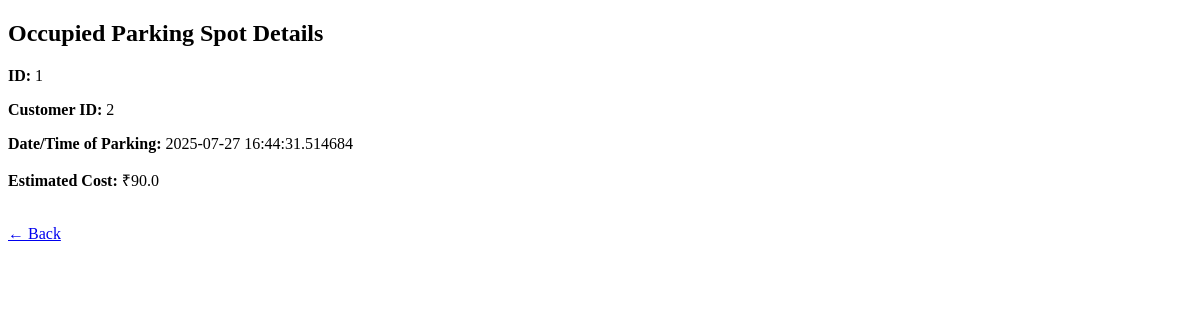
Page /admin/spot/1/details on the earlier database version.
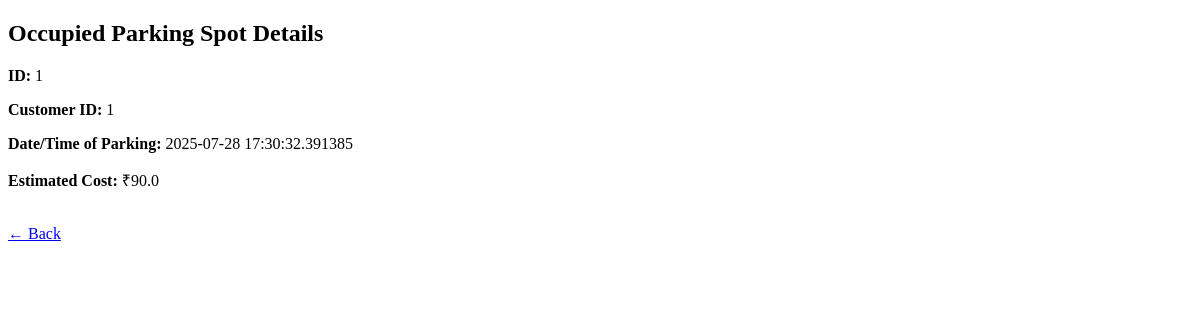
Same page on the later database version.
### models/model.py (models this page shows)
class Reservation(db.Model):
    id = db.Column(db.Integer, primary_key=True)
    spot_id = db.Column(db.Integer, db.ForeignKey('parking_spot.id'), nullable=False)
    user_id = db.Column(db.Integer, db.ForeignKey('user.id'), nullable=False)
    parking_timestamp = db.Column(db.DateTime, default=datetime.utcnow)
    leaving_timestamp = db.Column(db.DateTime, nullable=True)
    parking_cost = db.Column(db.Float)

### controllers/admin_routes.py (the view)
    @app.route("/admin/spot/<int:spot_id>/details")
    def view_occupied_spot(spot_id):
        spot = ParkingSpot.query.get_or_404(spot_id)
        reservation = Reservation.query.filter_by(spot_id=spot.id).order_by(Reservation.parking_timestamp.desc()).first()
        return render_template("occupied_spot_details.html", spot=spot, reservation=reservation)

### templates/occupied_spot_details.html
<!DOCTYPE html>
<html>
<head><title>Occupied Spot Details</title></head>
<body>
    <h2>Occupied Parking Spot Details</h2>
    <p><strong>ID:</strong> {{ spot.id }}</p>
    <p><strong>Customer ID:</strong> {{ reservation.user_id }}</p>
    <p><strong>Date/Time of Parking:</strong> {{ reservation.parking_timestamp }}</p>
    <p><strong>Estimated Cost:</strong> ₹{{ reservation.parking_cost or '—' }}</p>
    <br><a href="/admin/spot/{{ spot.id }}">← Back</a>
</body>
</html>

Differences in the rows shown:
removed Reservation: user_id "2", parking_timestamp "2025-07-27 16:44:31.514684", parking_cost "90.0"
now on this page (row edited): Reservation: user_id "1", parking_timestamp "2025-07-28 17:30:32.391385", parking_cost "90.0"
